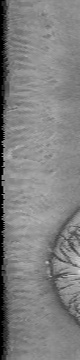
#> input picture CASIA_Iris_interval_norm/1/001_1_1.jpg, 80 x 360 px, found by its file name
$ python IrisRecognition.py
#> lines starting #> are read from the running program, lines starting #| are printed output that depends on the picture; after the words box and inside, x2 and y2 are one past the last pixel; in counts of white or black regions, pixels touching at a corner belong together
### KNN Model/IrisLocalization.py
#Questa funzione è quella di localizzare la pupilla.
#La funzione preelabora l'immagine dell'occhio e
# quindi applica la trasformata di hough per
# rilevare sia i cerchi della pupilla che dell'iride

import numpy as np
import cv2
from skimage.transform import hough_circle, hough_circle_peaks

def IrisLocalization(eye):
    #filtro bilaterale per sfocare l'immagine.
    blured = cv2.bilateralFilter(eye,9,100,100)
    Xp = blured.sum(axis=0).argmin()
    Yp = blured.sum(axis=1).argmin()
    x = blured[max(Yp - 60,0):min(Yp + 60,280), max(Xp - 60,0):min(Xp + 60,320)].sum(axis=0).argmin()
    y = blured[max(Yp - 60,0):min(Yp + 60,280), max(Xp - 60,0):min(Xp + 60,320)].sum(axis=1).argmin()
    Xp = max(Xp - 60,0)+x
    Yp = max(Yp - 60,0)+y
    if Xp >= 100 and Yp >= 80:
        #applichiamo la sfocatura gaussiana alla finestra
        blur = cv2.GaussianBlur(eye[Yp - 60:Yp + 60, Xp - 60:Xp + 60],(5,5),0)
        #usiamo Hough Circles per trovare la pupilla dell'immagine
        pupil_circles = cv2.HoughCircles(blur,cv2.HOUGH_GRADIENT, dp=1.2,minDist=200,param1=200,param2=12,minRadius=15,maxRadius=80)
        xp, yp, rp = np.round(pupil_circles[0][0]).astype("int")
        xp = Xp - 60 + xp
        yp = Yp - 60 + yp
    else:
        pupil_circles = cv2.HoughCircles(blured, cv2.HOUGH_GRADIENT, 4, 280, minRadius = 25, maxRadius=55, param2=51)
        xp, yp, rp = np.round(pupil_circles[0][0]).astype("int")
    eye_copy = eye.copy()
    rp = rp+7 #slightly enlarge the pupil radius makes a better result
    blured_copy = cv2.medianBlur(eye_copy, 11)
    blured_copy = cv2.medianBlur(blured_copy, 11)
    blured_copy = cv2.medianBlur(blured_copy, 11)
    eye_edges = cv2.Canny(blured_copy, threshold1 = 15, threshold2 = 30, L2gradient=True)
    eye_edges[:,xp - rp - 30:xp + rp + 30] = 0

    #rilevamento astuto dei bordi e i cerchi di Hough per trovare le coordinate dell'iride dell'occhio
    hough_radii = np.arange(rp+45, 150, 2)
    hough_res = hough_circle(eye_edges, hough_radii)
    accums, xi, yi, ri = hough_circle_peaks(hough_res, hough_radii, total_num_peaks=1)
    iris = []
    iris.extend(xi)
    iris.extend(yi)
    iris.extend(ri)
    if ((iris[0] - xp) ** 2+(iris[1]-yp)**2) ** 0.5 > rp* 0.3:
        iris[0] = xp
        iris[1] = yp
    return np.array(iris), np.array([xp,yp,rp])

### KNN Model/IrisNormalization.py
import math
import numpy as np

#esegue equalizzazione locale dell'immagine
def IrisNormalization(image,inner_circle,outer_circle ):
    localized_img=image
    row=64
    col=512
    normalized_iris=np.zeros(shape=(64,512))
    inner_y=inner_circle[0]  #height
    inner_x=inner_circle[1] #width
    outer_y=outer_circle[0]
    outer_x=outer_circle[1]
    angle=2.0*math.pi/col
    inner_boundary_x = np.zeros(shape=(1,col))
    inner_boundary_y = np.zeros(shape=(1,col))
    outer_boundary_x = np.zeros(shape=(1,col))
    outer_boundary_y = np.zeros(shape=(1,col))
    for j in range(col):


        inner_boundary_x[0][j]=inner_circle[0]+inner_circle[2]*math.cos(angle*(j))
        inner_boundary_y[0][j]=inner_circle[1]+inner_circle[2]*math.sin(angle*(j))

        outer_boundary_x[0][j]=outer_circle[0]+outer_circle[2]*math.cos(angle*(j))
        outer_boundary_y[0][j]=outer_circle[1]+outer_circle[2]*math.sin(angle*(j))

    for j in range (512):
        for i in range (64):
             normalized_iris[i][j]=localized_img[min(int(int(inner_boundary_y[0][j])
                                   +(int(outer_boundary_y[0][j])-int(inner_boundary_y[0][j]))*(i/64.0)),localized_img.shape[0]-1)][min(int(int(inner_boundary_x[0][j])
                                   +(int(outer_boundary_x[0][j])-int(inner_boundary_x[0][j]))
                                   *(i/64.0)),localized_img.shape[1]-1)]

    res_image=255-normalized_iris
    return res_image

### KNN Model/ImageEnhancement.py
from skimage.filters.rank import equalize
from skimage.morphology import disk
import numpy as np
import cv2
#prendiamo solo le prime 48 righe che non include alcune parti di ciglia e la palpebra
def ImageEnhancement(normalized_iris):
    row=64
    col=512
    normalized_iris = normalized_iris.astype(np.uint8)


    enhanced_image=normalized_iris

    enhanced_image = equalize(enhanced_image, disk(32))

    roi = enhanced_image[0:48,:]
    return roi

# [3 lines that do not run on import are left out]

### KNN Model/FeatureExtraction.py
from scipy import ndimage
import math
import numpy as np

#funzioni che definiscono i filtri
def defined_filter(x,y,f):
    m1= math.cos(2*math.pi*f*math.sqrt(x**2*y**2))
    return m1

space_constant_x1=3
space_constant_x2=4.5
space_constant_y=1.5


f1=0.1
f2=0.07
x1=range(-9,10,1)
x2=range(-14,15,1)
y=range(-5,6,1)


#analizza se esiste un contenuto di frequenza
# specifico nell'immagine in direzioni specifiche
# in una regione localizzata attorno al punto o
# alla regione di analisi.
def gabor_filter(x,y,space_constant_x,space_constant_y,f):
    m1=defined_filter(x,y,f)
    return (1/(2*math.pi*space_constant_x*space_constant_y)
            *np.exp(-1/2*(x**2/(space_constant_x**2)+y**2/(space_constant_y**2))))*m1


# il metodo di convoluzione per convolvere due
# filtri sul roi per ottenere due immagini filtrate
def FeatureExtraction(roi):
    filter1=[]
    filter2=[]
    f1=0.1
    f2=0.07
    x1=range(-9,10,1)
    x2=range(-14,15,1)
    y=range(-5,6,1)
    space_constant_x1=3
    space_constant_x2=4.5
    space_constant_y=1.5
    for j in range(len(y)):
        for i in range(len(x1)):
            cell_1=gabor_filter(x1[i], y[j], space_constant_x1, space_constant_y, f1)
            filter1.append(cell_1)
        for k in range(len(x2)):
            cell_2=gabor_filter(x2[k], y[j], space_constant_x2, space_constant_y, f2)
            filter2.append(cell_2)
    filter1=np.reshape(filter1, (len(y), len(x1)))
    filter2=np.reshape(filter2, (len(y), len(x2)))

    filtered_eye1=ndimage.convolve(roi, np.real(filter1), mode='wrap', cval=0)
    filtered_eye2= ndimage.convolve(roi, np.real(filter2), mode='wrap', cval=0)

    vector=[]
    i=0
    while i<roi.shape[0]:
        j=0
        while j<roi.shape[1]:
            mean1=filtered_eye1[i:i+8,j:j+8].mean()
            mean2=filtered_eye2[i:i+8,j:j+8].mean()
            AAD1=abs(filtered_eye1[i:i+8,j:j+8]-mean1).mean()
            AAD2=abs(filtered_eye2[i:i+8,j:j+8]-mean2).mean()


            vector.append(mean1)
            vector.append(AAD1)
            vector.append(mean2)
            vector.append(AAD2)
            j=j+8
        i=i+8
    vector=np.array(vector)
    return vector


### KNN Model/IrisRecognition.py
#funzione table_CRR (Correct recognition rate --> tasso di riconoscimento corretto) per la tabella
#disegno della curva ROC funzione di valutazione_delle prestazioni

import numpy as np
import cv2
from IrisLocalization import IrisLocalization
from IrisNormalization import IrisNormalization
from ImageEnhancement import ImageEnhancement
from FeatureExtraction import FeatureExtraction
import IrisMatching as IM
import PerformanceEvaluation as PE
import datetime

#Per prima cosa leggiamo le immagini dai file.
# Quindi eseguire l'elaborazione delle immagini,
# tra cui la localizzazione dell'iride,
# la normalizzazione dell'iride e il miglioramento
# dell'immagine.

rootpath = "Dataset/CASIA1/"

train_features = np.zeros((324,1536))
train_classes = np.zeros(324, dtype = np.uint8)
test_features = np.zeros((432,1536))
test_classes = np.zeros(432, dtype = np.uint8)

starttime = datetime.datetime.now()

for i in range(1,109):
    filespath = rootpath + str(i) + "/"
    for j in range(1,4):
        irispath = filespath + str(i).zfill(3) + "_1_" + str(j) + ".jpg"
        img = cv2.imread(irispath, 0)
#> img is the input picture: shape (360, 80); min 0, max 211, mean 128.2
        iris, pupil = IrisLocalization(img)
#> in IrisLocalization, `blured = cv2.bilateralFilter(eye,9,100,100)`:
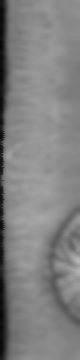
#> blured: shape (360, 80); min 4, max 184, mean 128.3
#> in IrisLocalization, `Xp = blured.sum(axis=0).argmin()`: Xp = 0
#> in IrisLocalization, `Yp = blured.sum(axis=1).argmin()`: Yp = 311
#> in IrisLocalization, `x = blured[max(Yp - 60,0):min(Yp + 60,280), max(Xp - 60,0):min(Xp + 60..`: x = 0
#> in IrisLocalization, `y = blured[max(Yp - 60,0):min(Yp + 60,280), max(Xp - 60,0):min(Xp + 60..`: y = 28
#> in IrisLocalization, `Yp = max(Yp - 60,0)+y`: Yp = 279
#> in IrisLocalization, `pupil_circles = cv2.HoughCircles(blured, cv2.HOUGH_GRADIENT, 4, 280, m..`: pupil_circles = [[38, 254, 35]]
#> in IrisLocalization, `xp, yp, rp = np.round(pupil_circles[0][0]).astype("int")`: xp = 38; yp = 254; rp = 35
#> in IrisLocalization, `rp = rp+7`: rp = 42
#> in IrisLocalization, `eye_edges = cv2.Canny(blured_copy, threshold1 = 15, threshold2 = 30, L..`: eye_edges: shape (360, 80); 3.7% white in thin lines or dots
#> in IrisLocalization, `eye_edges[:,xp - rp - 30:xp + rp + 30] = 0`:
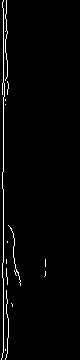
#> eye_edges: shape (360, 80); 2.3% white in thin lines or dots, all inside (x1, y1, x2, y2) = (1, 0, 46, 360)
#> in IrisLocalization, `accums, xi, yi, ri = hough_circle_peaks(hough_res, hough_radii, total_..`: accums = [0.0242]; xi = [79]; yi = [213]; ri = [87]
#> iris = [38, 254, 87]; pupil = [38, 254, 42]
        normalized = IrisNormalization(img, pupil, iris)
#> in IrisNormalization, `inner_y=inner_circle[0]`: inner_y = 38
#> in IrisNormalization, `inner_x=inner_circle[1]`: inner_x = 254
#> in IrisNormalization, `outer_y=outer_circle[0]`: outer_y = 38
#> in IrisNormalization, `outer_x=outer_circle[1]`: outer_x = 254
#> after the loop in IrisNormalization, `for j in range (512):`:
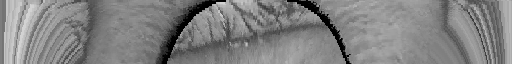
#> normalized_iris: shape (64, 512) float64; min 0, max 211, mean 129.4
#> in IrisNormalization, `res_image=255-normalized_iris`:
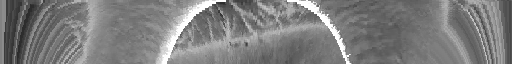
#> res_image: shape (64, 512) float64; min 44, max 255, mean 125.6
        ROI = ImageEnhancement(normalized)
#> in ImageEnhancement, `enhanced_image = equalize(enhanced_image, disk(32))`:
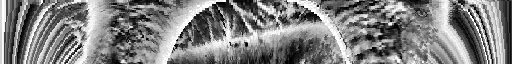
#> enhanced_image: shape (64, 512); min 0, max 255, mean 129.1
        #eseguiamo l'estrazione delle caratteristiche
        train_features[(i-1)*3+j-1, :] = FeatureExtraction(ROI)
#> in FeatureExtraction, `filtered_eye1=ndimage.convolve(roi, np.real(filter1), mode='wrap', cva..`:
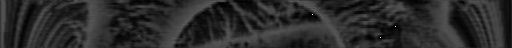
#> filtered_eye1: shape (48, 512); min 0, max 255, mean 43.3
#> after the loop in FeatureExtraction, `while i<roi.shape[0]:`: i = 48; vector = 1536 values, max 76.31 at index 556, min 2.03 at index 1247, mean 25.59
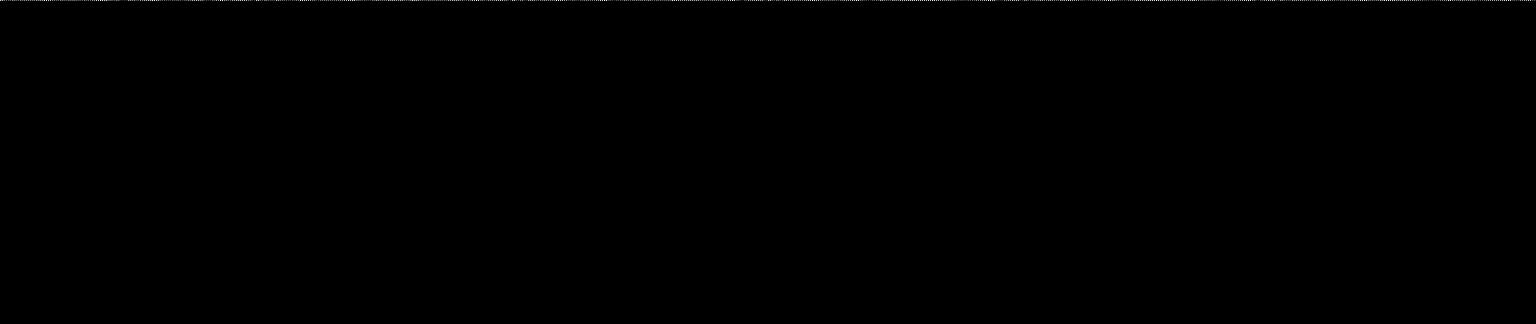
#> train_features: shape (324, 1536) float64; min 0, max 76.31, mean 0.1; drawn with min black and max white
#> (the run stopped early here; a loop or call above may not have finished)
